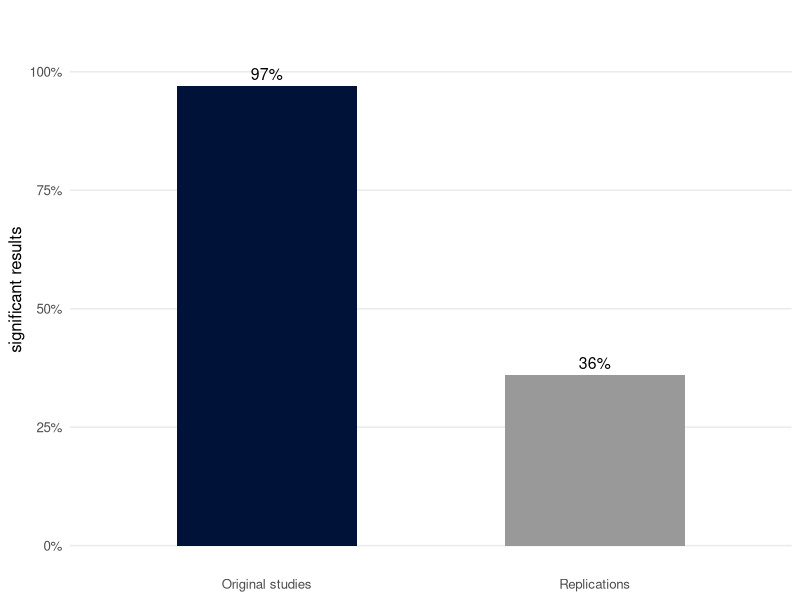
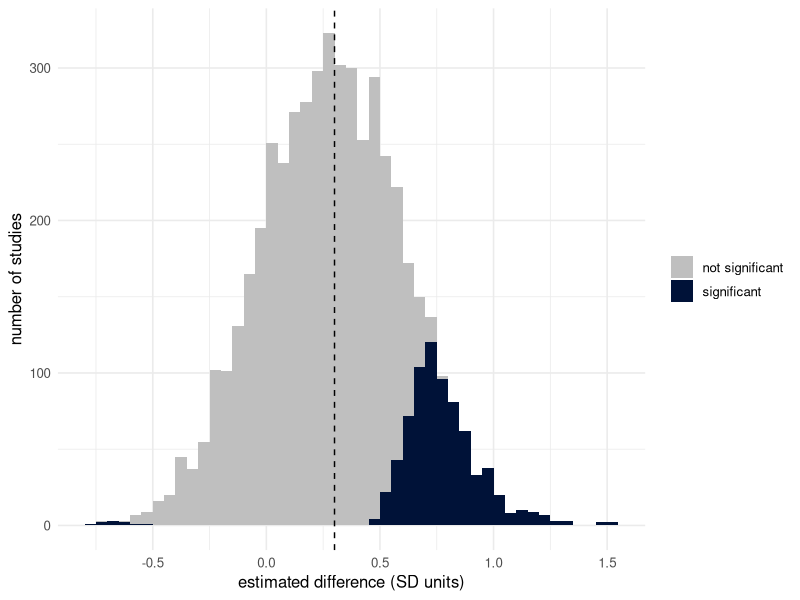

Write the R code that produced these figures, in order.
## ---- chunk 1
#| cache: false
library(tidyverse)
navy <- "#001238"
## ---- chunk 2
#| label: fig-osc
#| echo: false
#| fig-cap: "Percentage of studies with a statistically significant result, in 100 original psychology studies and in their replications. Data from Open Science Collaboration (2015)."
#| fig-width: 5
#| fig-height: 3

osc <- tibble(set = factor(c("Original studies", "Replications"),
                           levels = c("Original studies", "Replications")),
              pct = c(97, 36))

ggplot(osc, aes(set, pct, fill = set)) +
  geom_col(width = 0.55, show.legend = FALSE) +
  geom_text(aes(label = paste0(pct, "%")), vjust = -0.5, size = 4) +
  scale_fill_manual(values = c(navy, "grey60")) +
  scale_y_continuous(limits = c(0, 108), breaks = seq(0, 100, 25),
                     labels = function(x) paste0(x, "%")) +
  labs(x = NULL, y = "significant results") +
  theme_minimal(base_size = 12) +
  theme(panel.grid.major.x = element_blank(),
        panel.grid.minor = element_blank())
## ---- chunk 3
one_study <- function(n, d) {
  x <- rnorm(n, mean = 0, sd = 1)
  y <- rnorm(n, mean = d, sd = 1)
  c(estimate = mean(y) - mean(x), p = t.test(y, x)$p.value)
}

set.seed(2026)
studies <- as_tibble(t(replicate(5000, one_study(n = 20, d = 0.3))))

studies |>
  summarise(power = mean(p < 0.05),
            mean_estimate_all = mean(estimate),
            mean_estimate_significant = mean(estimate[p < 0.05 & estimate > 0]))
## ---- chunk 4
#| label: fig-winners-curse
#| fig-cap: "Estimated differences in 5,000 simulated studies with 20 participants per group. The true difference is 0.3 (dashed line). The significant studies (dark) are the ones that overestimated it."
#| fig-width: 6
#| fig-height: 3

studies |>
  mutate(result = if_else(p < 0.05, "significant", "not significant")) |>
  ggplot(aes(estimate, fill = result)) +
  geom_histogram(binwidth = 0.05, boundary = 0) +
  geom_vline(xintercept = 0.3, linetype = "dashed") +
  scale_fill_manual(values = c("not significant" = "grey75", "significant" = navy)) +
  labs(x = "estimated difference (SD units)", y = "number of studies", fill = NULL) +
  theme_minimal(base_size = 12)
## ---- chunk 5
flexible_study <- function() {
  x1 <- rnorm(30); y1 <- rnorm(30)                          # outcome 1
  x2 <- 0.5 * x1 + sqrt(0.75) * rnorm(30)                    # outcome 2,
  y2 <- 0.5 * y1 + sqrt(0.75) * rnorm(30)                    # correlated with 1
  p <- c(t.test(x1[1:20], y1[1:20])$p.value,                 # first look
         t.test(x2[1:20], y2[1:20])$p.value,
         t.test(x1, y1)$p.value,                             # after 10 more
         t.test(x2, y2)$p.value)
  c(planned = p[3] < 0.05,      # one outcome, sample size fixed in advance
    flexible = any(p < 0.05))   # any of the four tests
}

set.seed(2026)
rowMeans(replicate(5000, flexible_study()))
